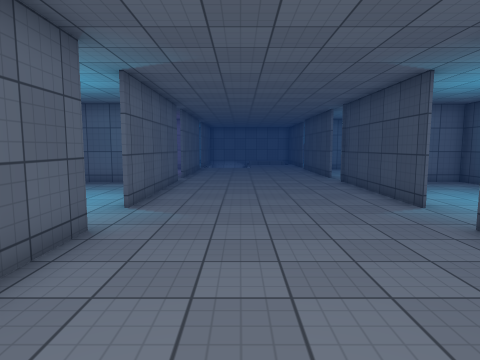
view 1 (above)

24 first-person views from a walk through a scene from a Unity 3-D project. The camera is 1.5 m above the floor, tilts 6° down and sees 75° across. The floor is counted in squares, 1 m on a side. Each view is taken from the middle of a square. On the plan, view 1 faces up. The plan holds only what a view shows up to about 15 squares ahead; the rest is blank. The place goes on beyond the plan. The player character is not drawn. Surface patterns are stand-ins for the level's own textures.

view 2
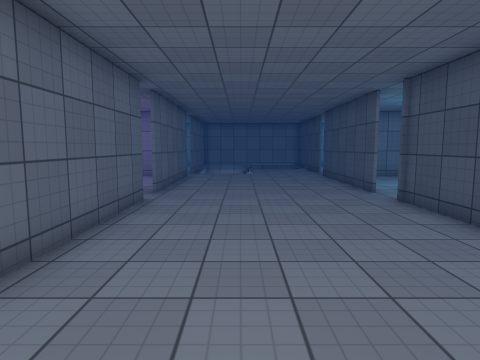

view 3
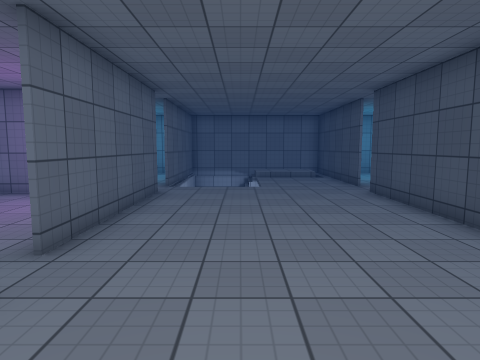

view 4
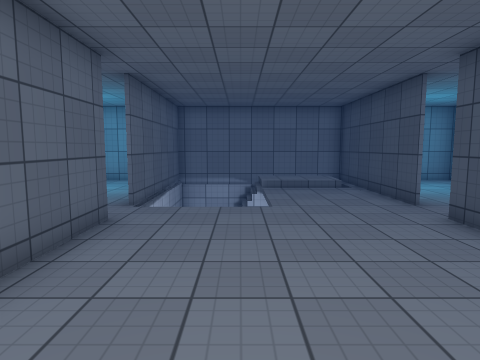

view 5
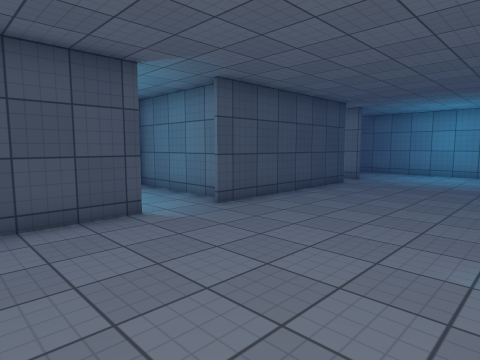

view 6
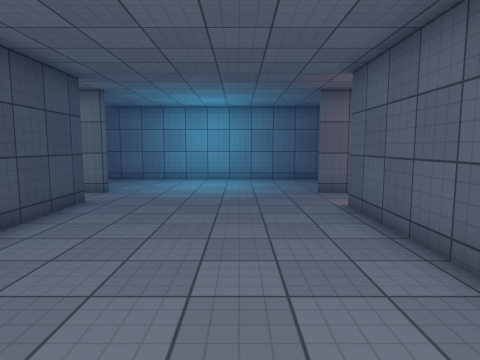

view 7
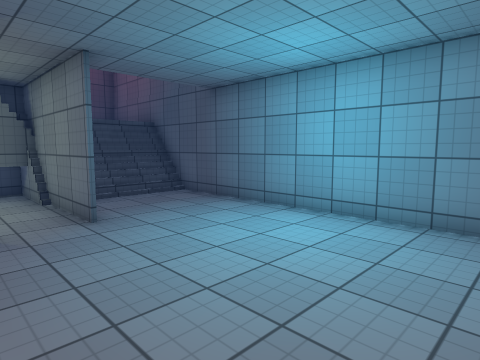

view 8
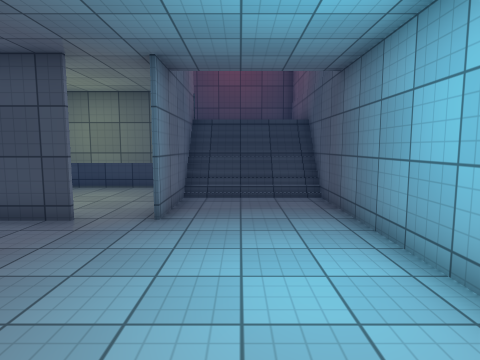

view 9
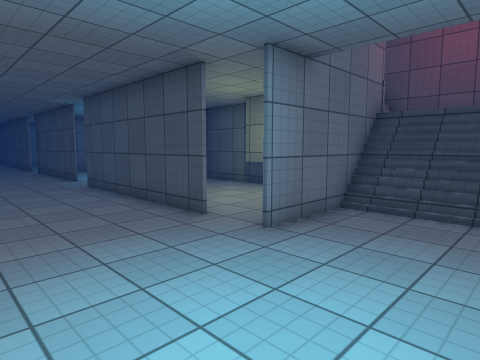

view 10
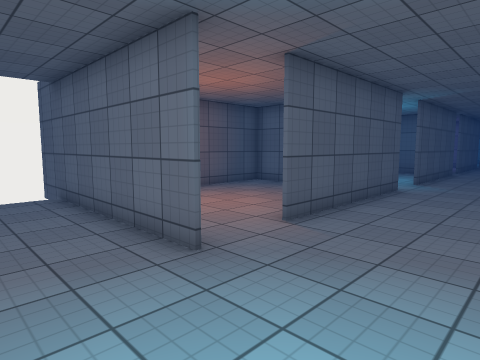

view 11
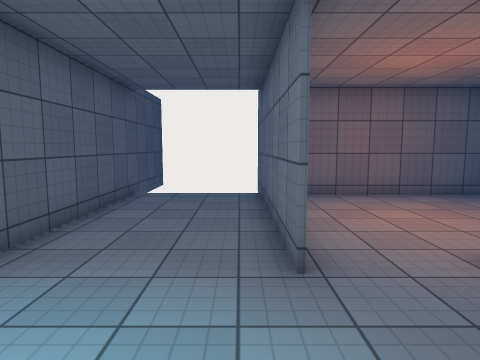

view 12
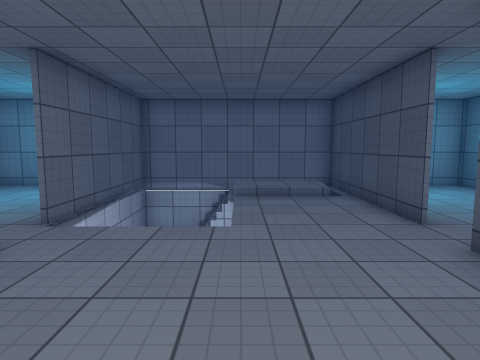

view 13
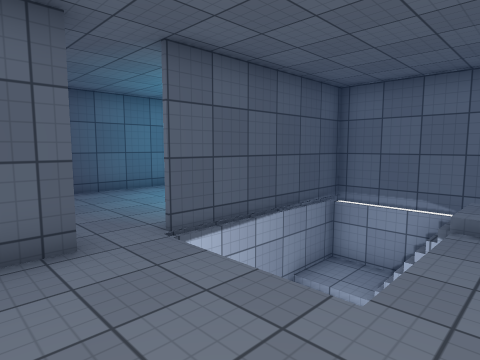

view 14
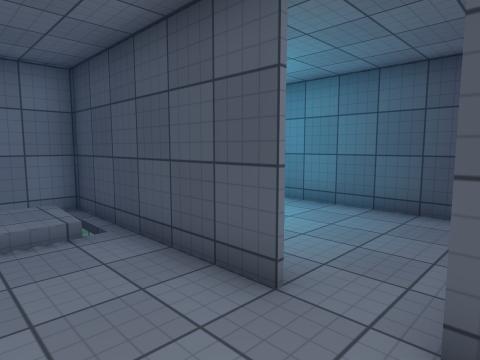

view 15
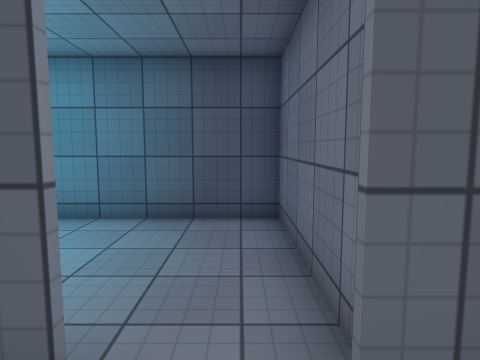

view 16
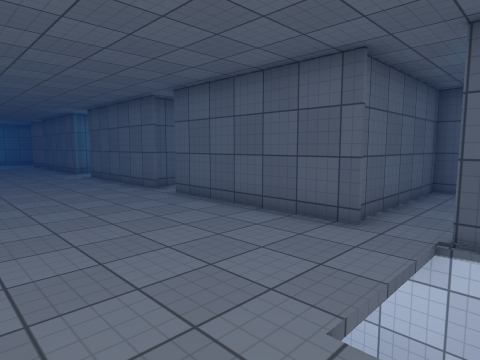

view 17
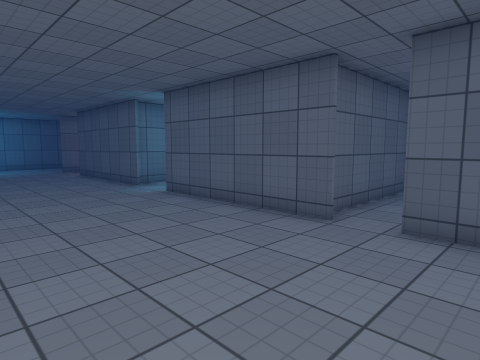

view 18
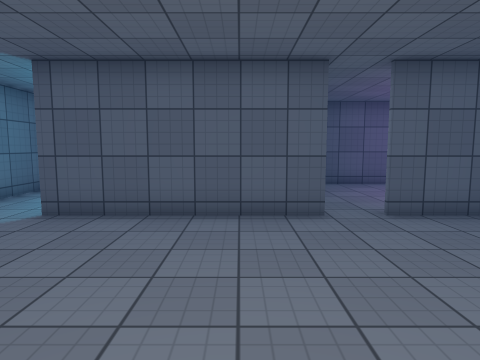

view 19
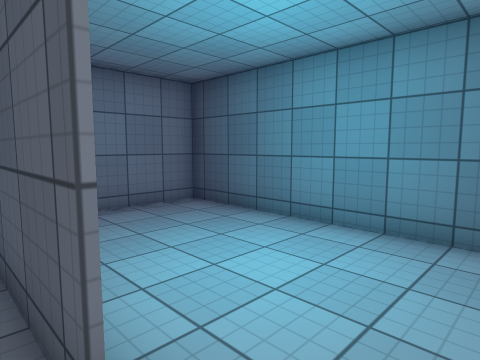

view 20
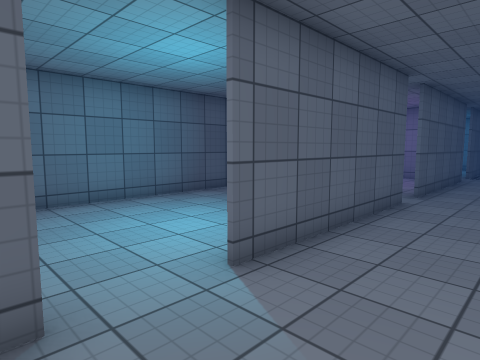

view 21
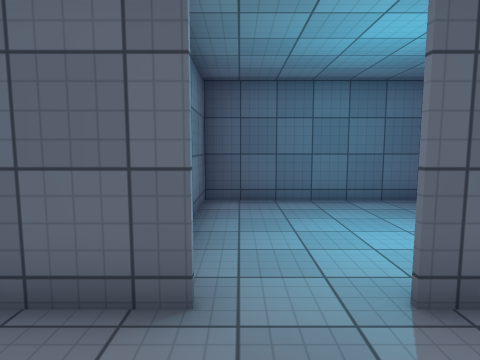

view 22
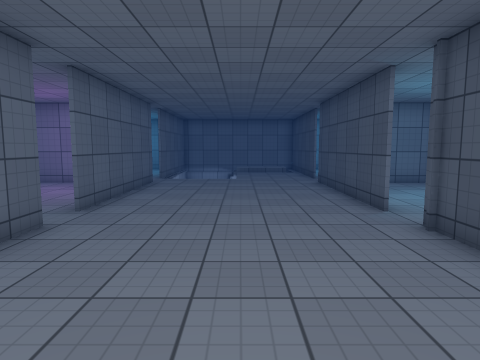

view 23
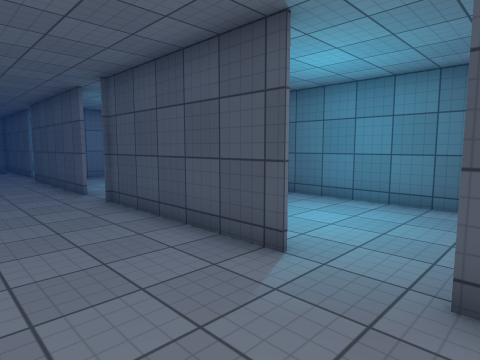

view 24
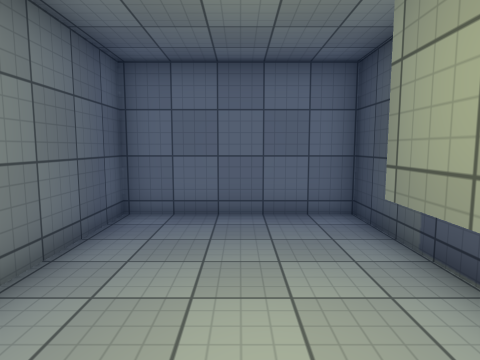

### Floor plan
Key: @ floor where view 1 was taken; # wall or solid block; x gap in a wall; . main floor; : floor 0.25 m higher than the main floor; - floor 1.75 m lower than the main floor; _ floor 3.5 m lower than the main floor; / step, stairs or slope.
Columns run from 9 left of view 1 to 13 right of it. Each row starts with its distance up from view 1.
 29  ####### ######  ###
 28   ... #--//::_#  ..#
 27 # ....#--//::_# ...#
 26 #.....#//_/...#....#
 25 #.....#   ....#....#
 24 #.....#   ....#....#
 23 #.....#////...#....#
 22 #..................#
 21 #######......#######
 20   ....#......#
 19    ...#......#
 18  # ...#......#
 17  #....#......#
 16  #....#......#
 15   ....x......##
 14   ... #.......######
 13 #######.......# ...#
 12 #.....#.......#....#
 11 #.....#.......#....#
 10 #.....#.......#....#
  9 #.....#.......#....#
  8 #.....#.......#....#
  7 #..................#
  6 #..................#
  5 #######......#######
  4 #..   #......#.....#
  3 #...  #......#.....#
  2 #.... #......#.....#
  1 #.....#......#....##
  0 #.....#..@...#....#
 -1 #............#....
 -2 #.................    #
 -3 #######.......#####   #
 -4  ...............///   #
 -5  ...............///   #
 -6  ...............///   #
 -7 #...............///   #
 -8 #######################

Positions as (right, up) in squares from view 1, and headings:
1: (0, 0), facing up
2: (0, 5), facing up
3: (0, 11), facing up
4: (0, 15), facing up
5: (-2, 11), facing down-right
6: (0, 7), facing down
7: (-2, -1), facing down-right
8: (-2, -5), facing right
9: (0, -7), facing up-right
10: (1, -6), facing up-left
11: (1, -4), facing left
12: (1, 17), facing up
13: (2, 20), facing up-left
14: (2, 21), facing up-right
15: (3, 22), facing right
16: (3, 24), facing down-left
17: (3, 17), facing down-left
18: (4, 12), facing left
19: (4, 6), facing up-right
20: (0, 5), facing up-left
21: (0, 6), facing left
22: (1, 8), facing up
23: (1, 5), facing up-right
24: (7, -2), facing up
